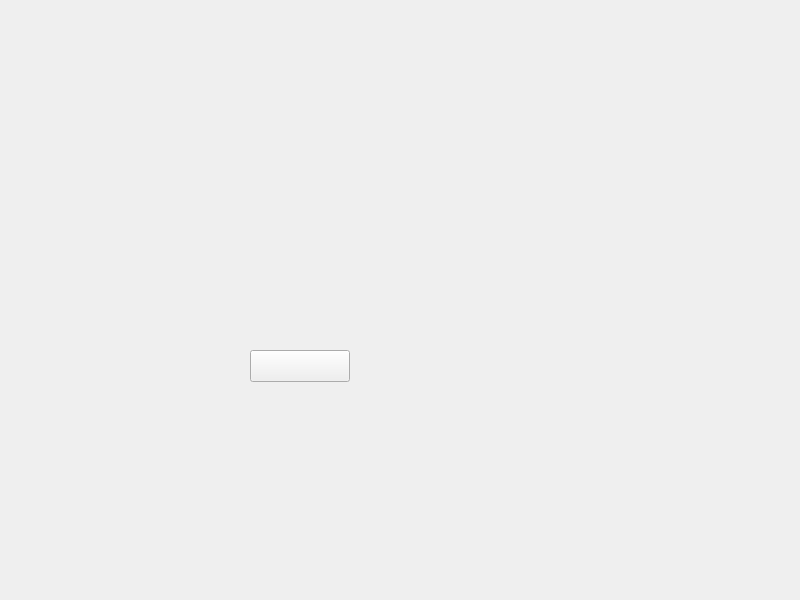
<?xml version="1.0" encoding="UTF-8"?>
<ui version="4.0">
 <class>Widget</class>
 <widget class="QWidget" name="Widget">
  <property name="geometry">
   <rect>
    <x>0</x>
    <y>0</y>
    <width>800</width>
    <height>600</height>
   </rect>
  </property>
  <property name="windowTitle">
   <string>Widget</string>
  </property>
  <widget class="QPushButton" name="StartButton">
   <property name="geometry">
    <rect>
     <x>250</x>
     <y>350</y>
     <width>100</width>
     <height>32</height>
    </rect>
   </property>
   <property name="text">
    <string/>
   </property>
  </widget>
 </widget>
 <resources/>
 <connections/>
</ui>
